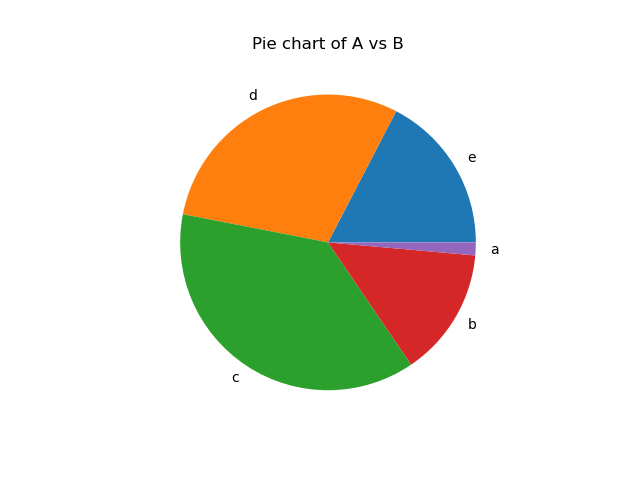

Generate this figure with Python:
import pandas as pd
import matplotlib.pyplot as plt

# Read the CSV file into a pandas DataFrame
data = pd.read_csv("myfile.csv")

# Get the data for columns A and B
categories = data["A"]
values = data["B"]

# Create the pie chart
plt.pie(values, labels=categories)

# Add a title
plt.title("Pie chart of A vs B")

# Show the plot
plt.show()
